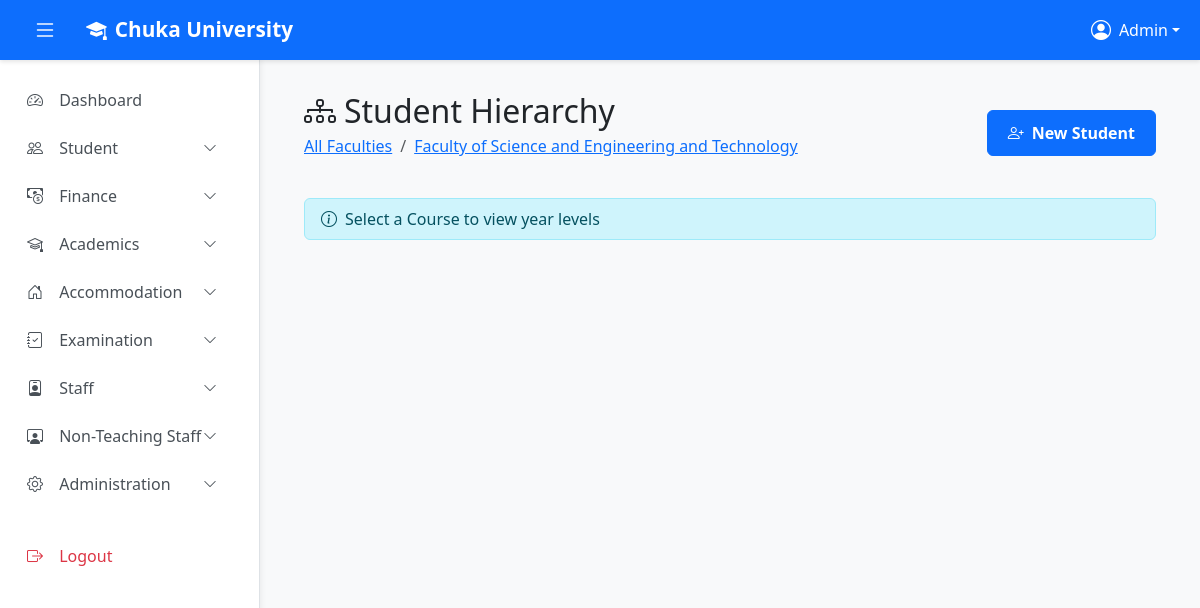
The page /admin/student/dashboard.php?faculty_id=1 (signed in) on the database as committed earlier.
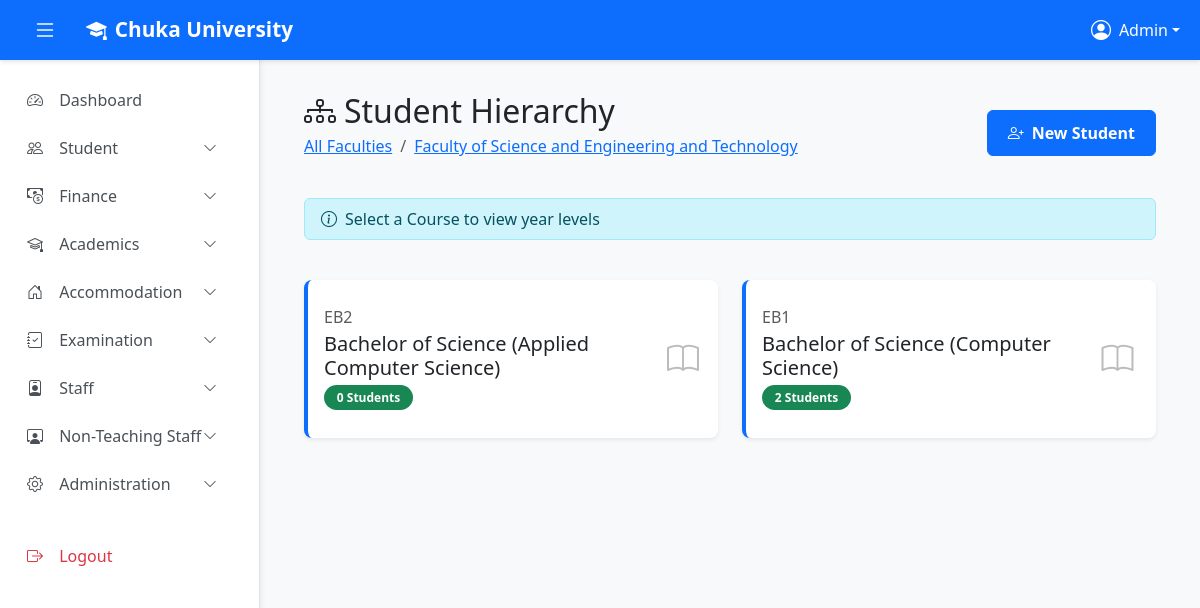
The same page on the database as committed later.
### tables this page shows
CREATE TABLE `courses` (
  `id` int(11) NOT NULL AUTO_INCREMENT,
  `faculty_id` int(11) NOT NULL,
  `course_name` varchar(150) NOT NULL,
  `course_code` varchar(20) NOT NULL,
  `level` enum('Certificate','Diploma','Bachelor','Masters','PhD') NOT NULL,
  `created_at` timestamp NOT NULL DEFAULT current_timestamp(),
  PRIMARY KEY (`id`),
  UNIQUE KEY `course_code` (`course_code`),
  CONSTRAINT `courses_ibfk_faculty` FOREIGN KEY (`faculty_id`) REFERENCES `faculties` (`id`) ON DELETE CASCADE
);

### admin/student/dashboard.php (the view, shortened to what this page needs)
<?php
require_once '../../config.php';
$faculty_id = $_GET['faculty_id'] ?? null;
$course_id = $_GET['course_id'] ?? null;
$breadcrumb = [];
if ($faculty_id) {
    $faculty = $conn->query("SELECT faculty_name FROM faculties WHERE id = $faculty_id")->fetch_assoc();
    $breadcrumb[] = ['name' => $faculty['faculty_name'], 'link' => "dashboard.php?faculty_id=$faculty_id"];
}
?>
<!DOCTYPE html>
<html lang="en">
<head>
    <link href="https://cdn.jsdelivr.net/npm/bootstrap@5.3.3/dist/css/bootstrap.min.css" rel="stylesheet">
    <link href="https://cdn.jsdelivr.net/npm/bootstrap-icons@1.11.3/font/bootstrap-icons.css" rel="stylesheet">
    <link href="../assets/main.css" rel="stylesheet"/>
</head>
<body>
    <?php include '../partials/top_navbar.php'; ?>
    <?php include '../partials/sidebar.php'; ?>
    <main class="main-content" id="mainContent">
        <div class="container-fluid">
            <div class="row mb-4 align-items-center">
                <div class="col">
                    <h2 class="mb-1"><i class="bi bi-diagram-3 me-2"></i>Student Hierarchy</h2>
                    <nav aria-label="breadcrumb">
                        <ol class="breadcrumb">
                            <li class="breadcrumb-item"><a href="dashboard.php">All Faculties</a></li>
                            <?php foreach($breadcrumb as $b): ?>
                                <li class="breadcrumb-item"><a href="<?php echo $b['link']; ?>"><?php echo htmlspecialchars($b['name']); ?></a></li>
                            <?php endforeach; ?>
                        </ol>
                    </nav>
                </div>
                <div class="col-auto">
                    <a href="add.php" class="btn btn-primary"><i class="bi bi-person-plus me-2"></i>New Student</a>
                </div>
            </div>
            <?php if (!$faculty_id): ?>
                <div class="row g-4">
                    <?php
                    $facs = $conn->query("SELECT f.*, (SELECT COUNT(*) FROM users u WHERE u.faculty_id = f.id) as student_count FROM faculties f ORDER BY faculty_name");
                    while($f = $facs->fetch_assoc()):
                    ?>
                    <div class="col-md-4">
                        <div class="card hierarchy-card h-100 shadow-sm" onclick="location.href='dashboard.php?faculty_id=<?php echo $f['id']; ?>'">
                            <div class="card-body d-flex justify-content-between align-items-center">
                                <div>
                                    <h5 class="card-title mb-1"><?php echo htmlspecialchars($f['faculty_name']); ?></h5>
                                    <span class="badge bg-primary rounded-pill"><?php echo $f['student_count']; ?> Students</span>
                                </div>
                                <i class="bi bi-building stat-icon"></i>
                            </div>
                        </div>
                    </div>
                    <?php endwhile; ?>
                </div>
            <?php elseif ($faculty_id && !$course_id): ?>
                <div class="row g-4">
                    <div class="col-12">
                        <div class="alert alert-info py-2"><i class="bi bi-info-circle me-2"></i>Select a Course to view year levels</div>
                    </div>
                    <?php
                    $courses = $conn->query("SELECT c.*, (SELECT COUNT(*) FROM users u WHERE u.course_id = c.id) as student_count FROM courses c WHERE faculty_id = $faculty_id ORDER BY c.course_name");
                    while($c = $courses->fetch_assoc()):
                    ?>
                    <div class="col-md-6">
                        <div class="card hierarchy-card h-100 shadow-sm" onclick="location.href='dashboard.php?faculty_id=<?php echo $faculty_id; ?>&course_id=<?php echo $c['id']; ?>'">
                            <div class="card-body d-flex justify-content-between align-items-center">
                                <div>
                                    <h6 class="text-muted mb-1"><?php echo htmlspecialchars($c['course_code']); ?></h6>
                                    <h5 class="card-title mb-1"><?php echo htmlspecialchars($c['course_name']); ?></h5>
                                    <span class="badge bg-success rounded-pill"><?php echo $c['student_count']; ?> Students</span>
                                </div>
                                <i class="bi bi-book stat-icon"></i>
                            </div>
                        </div>
                    </div>
                    <?php endwhile; ?>
                </div>
            <?php endif; ?>
        </div>
    </main>
</body>
</html>

Rows that differ between the two databases and show on the page:
now on this page (row edited): courses: course_code "EB2", course_name "Bachelor of Science (Applied Computer Science)", student_count "0"
now on this page (row edited): courses: course_code "EB1", course_name "Bachelor of Science (Computer Science)", student_count "2"
